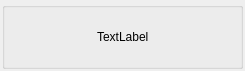
<?xml version="1.0" encoding="UTF-8"?>
<ui version="4.0">
 <class>PopUpWindow</class>
 <widget class="QWidget" name="PopUpWindow">
  <property name="windowModality">
   <enum>Qt::NonModal</enum>
  </property>
  <property name="geometry">
   <rect>
    <x>0</x>
    <y>0</y>
    <width>245</width>
    <height>71</height>
   </rect>
  </property>
  <property name="windowTitle">
   <string>Form</string>
  </property>
  <layout class="QHBoxLayout" name="horizontalLayout">
   <property name="margin">
    <number>2</number>
   </property>
   <item>
    <widget class="QGroupBox" name="groupBox">
     <property name="title">
      <string/>
     </property>
     <layout class="QHBoxLayout" name="horizontalLayout_2">
      <item>
       <spacer name="horizontalSpacer">
        <property name="orientation">
         <enum>Qt::Horizontal</enum>
        </property>
        <property name="sizeHint" stdset="0">
         <size>
          <width>40</width>
          <height>20</height>
         </size>
        </property>
       </spacer>
      </item>
      <item>
       <widget class="QLabel" name="label">
        <property name="text">
         <string>TextLabel</string>
        </property>
       </widget>
      </item>
      <item>
       <spacer name="horizontalSpacer_2">
        <property name="orientation">
         <enum>Qt::Horizontal</enum>
        </property>
        <property name="sizeHint" stdset="0">
         <size>
          <width>40</width>
          <height>20</height>
         </size>
        </property>
       </spacer>
      </item>
     </layout>
    </widget>
   </item>
  </layout>
 </widget>
 <resources/>
 <connections/>
</ui>
